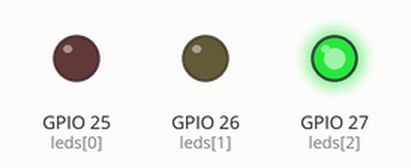
Simulated run of this sketch. Board: ESP32. Parts: output pins drawn as LEDs (lit = HIGH).

Above: at 0.6 s.
At 1.5 s:
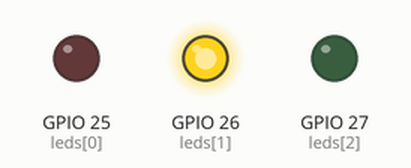
At 2.4 s:
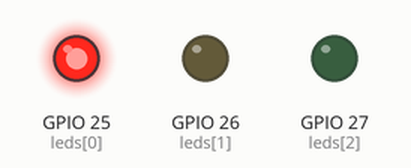
Timing chart, 0 to 3.0 s (numbered marks = the images above):
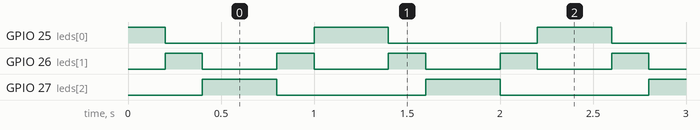

Measured:
- by itself, GPIO 25 (leds[0]): repeats every 1.2 s: LOW 0.80 s, HIGH 0.40 s
- by itself, GPIO 26 (leds[1]): alternates HIGH for 0.20 s and LOW for 0.40 s
- by itself, GPIO 27 (leds[2]): alternates HIGH for 0.40 s and LOW for 0.80 s

The sketch:

wave.ino
```cpp
// Pattern 2: Wave
// One pattern on its own, repeating forever. The full show is in led-patterns.ino.
// LED 1 = red (pin 25), LED 2 = yellow (pin 26), LED 3 = green (pin 27)

int leds[] = {25, 26, 27};

void setup() {
  for (int i = 0; i < 3; i++) {
    pinMode(leds[i], OUTPUT);
  }
}

void loop() {
  wave();
}

// Turns every LED off
void allOff() {
  for (int i = 0; i < 3; i++) {
    digitalWrite(leds[i], LOW);
  }
}

// Pattern 2: Wave. One light runs left to right, then back, 3 times
void wave() {
  for (int rep = 0; rep < 3; rep++) {
    for (int i = 0; i < 3; i++) {      // left to right
      digitalWrite(leds[i], HIGH);
      delay(200);
      digitalWrite(leds[i], LOW);
    }
    for (int i = 2; i >= 0; i--) {     // right to left
      digitalWrite(leds[i], HIGH);
      delay(200);
      digitalWrite(leds[i], LOW);
    }
  }
}
```
